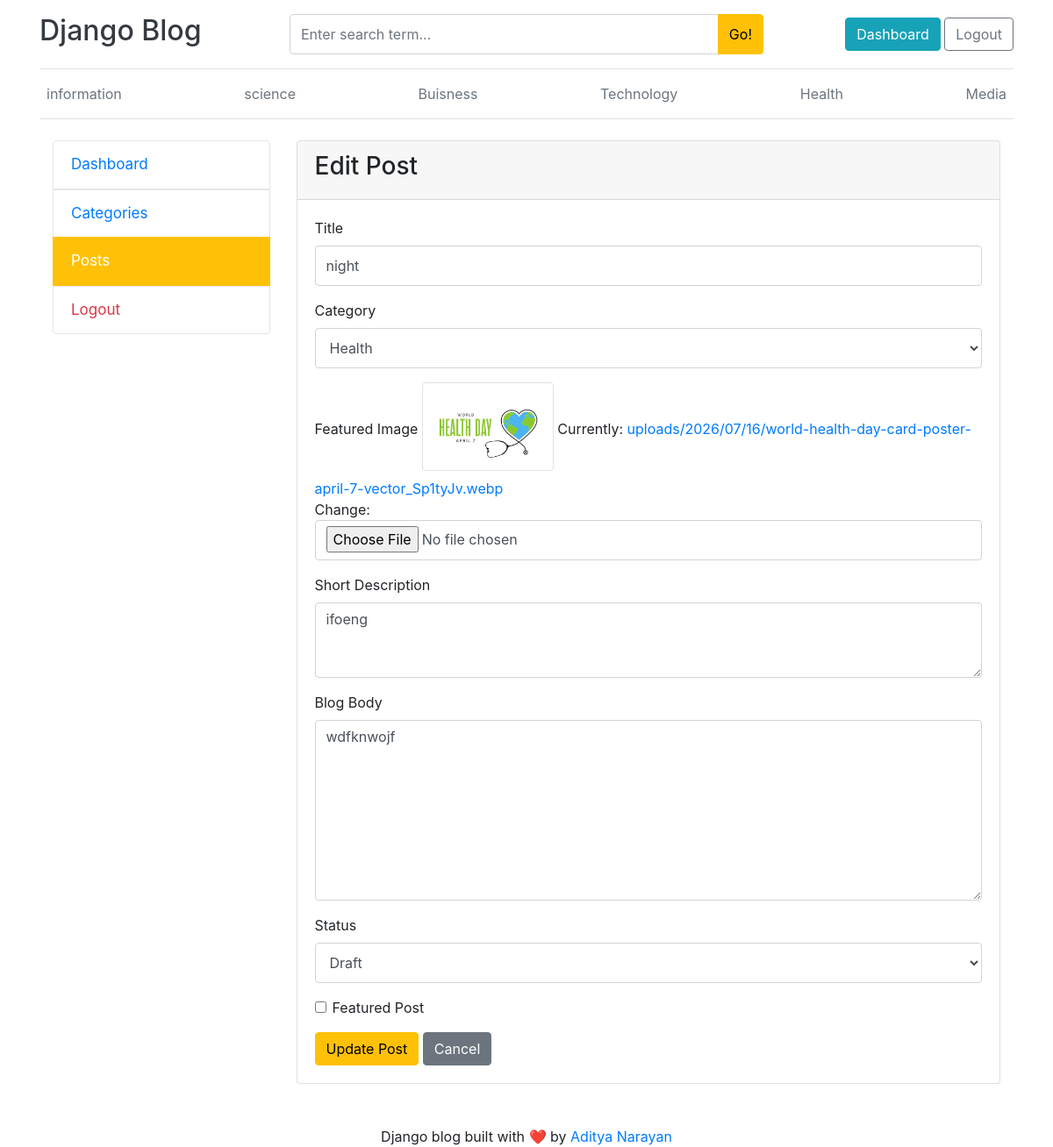
Screenshot of /dashboard/posts/edit/9/ (signed in) with the database file from the repository.
### blogs/models.py (models this page shows, shortened)
class Category(models.Model):
    category_name = models.CharField(max_length=50, unique=True)
    created_at = models.DateTimeField(auto_now_add=True)
    updated_at = models.DateTimeField(auto_now=True)
    class Meta:
        verbose_name_plural = "Categories"
    def __str__(self):
        return self.category_name

class Blog(models.Model):
    title = models.CharField(max_length=100)
    slug = models.SlugField(max_length=100, unique=True, blank=True)
    category = models.ForeignKey(Category, on_delete=models.CASCADE)
    author = models.ForeignKey(User, on_delete=models.CASCADE)
    featured_image = models.ImageField(upload_to='uploads/%Y/%m/%d/')
    short_description = models.TextField(max_length=500)
    blog_body = models.TextField(max_length=2000)
    status = models.CharField(
        max_length=20,
        choices=STATUS_CHOICES,
        default="Draft"
    )
    is_featured = models.BooleanField(default=False)
    created_at = models.DateTimeField(auto_now_add=True)
    updated_at = models.DateTimeField(auto_now=True)

### dashboard/views.py (the view)
# urls.py: path('posts/edit/<int:pk>/', views.edit_post, name='edit_post'),
@login_required(login_url='login')
@manager_required
def edit_post(request, pk):
    post = get_object_or_404(Blog, pk=pk)
    if request.method == "POST":
        form = BlogForm(
            request.POST,
            request.FILES,
            instance=post
        )
        if form.is_valid():
            blog = form.save(commit=False)
            blog.author = request.user
            blog.save()
            messages.success(request, "Post updated successfully.")
            return redirect("posts")
    else:
        form = BlogForm(instance=post)
    return render(request, "edit_post.html", {
        "form": form,
        "post": post
    })

### dashboard/forms.py
class BlogForm(forms.ModelForm):
    class Meta:
        model = Blog
        fields = [
            'title',
            'category',
            'featured_image',
            'short_description',
            'blog_body',
            'status',
            'is_featured',
        ]
        widgets = {
            'title': forms.TextInput(attrs={
                'class': 'form-control'
            }),
            'category': forms.Select(attrs={
                'class': 'form-control'
            }),
            'featured_image': forms.ClearableFileInput(attrs={
                'class': 'form-control'
            }),
            'short_description': forms.Textarea(attrs={
                'class': 'form-control',
                'rows': 3
            }),
            'blog_body': forms.Textarea(attrs={
                'class': 'form-control',
                'rows': 8
            }),
            'status': forms.Select(attrs={
                'class': 'form-control'
            }),
            'is_featured': forms.CheckboxInput(attrs={
                'class': 'form-check-input'
            }),
        }

### blogs/context_processors.py (called while the page is built)
def get_categories(request):
    categories = Category.objects.all()
    return {
        'categories': categories,
    }

def get_Social_links(request):
    social_links=SocialLink.objects.all()
    return dict(social_links=social_links)

### dashboard/views.py (called while the page is built)
def manager_required(view_func):
    @wraps(view_func)
    def wrapper(request, *args, **kwargs):
        if request.user.is_superuser:
            return view_func(request, *args, **kwargs)
        if request.user.groups.filter(name="Manager").exists():
            return view_func(request, *args, **kwargs)
        return HttpResponseForbidden(
            "You are not authorized to access this page."
        )
    return wrapper

### blog_main/templates/edit_post.html (shortened to what this page needs)
{% extends 'base.html' %}
{% block content %}
<div class="container mt-4">
    <div class="row">
        <div class="col-md-3 dashboard-sidebar">
            <div class="list-group">
                <a href="{% url 'dashboard' %}" class="list-group-item">
                    Dashboard
                </a>
                <a href="{% url 'categories' %}" class="list-group-item">
                    Categories
                </a>
                <a href="{% url 'posts' %}" class="list-group-item active">
                    Posts
                </a>
                <a href="{% url 'logout' %}" class="list-group-item text-danger">
                    Logout
                </a>
            </div>
        </div>
        <div class="col-md-9">
            <div class="card">
                <div class="card-header">
                    <h3>Edit Post</h3>
                </div>
                <div class="card-body">
                    <form method="POST" enctype="multipart/form-data">
                        <div class="form-group">
                            <label>Title</label>
                            {{ form.title }}
                        </div>
                        <div class="form-group">
                            <label>Category</label>
                            {{ form.category }}
                        </div>
                        <div class="form-group">
                            <label>Featured Image</label>
                            {% if post.featured_image %}
                                <img src="{{ post.featured_image.url }}"
                                     class="img-thumbnail mb-2"
                                     width="150">
                            {% endif %}
                            {{ form.featured_image }}
                        </div>
                        <div class="form-group">
                            <label>Short Description</label>
                            {{ form.short_description }}
                        </div>
                        <div class="form-group">
                            <label>Blog Body</label>
                            {{ form.blog_body }}
                        </div>
                        <div class="form-group">
                            <label>Status</label>
                            {{ form.status }}
                        </div>
                        <div class="form-check mb-3">
                            {{ form.is_featured }}
                            <label class="form-check-label">
                                Featured Post
                            </label>
                        </div>
                        <button class="btn btn-warning">
                            Update Post
                        </button>
                        <a href="{% url 'posts' %}" class="btn btn-secondary">
                            Cancel
                        </a>
                    </form>
                </div>
            </div>
        </div>
    </div>
</div>
{% endblock %}

### blog_main/templates/base.html (shortened to what this page needs)
{% load static %}
<!DOCTYPE html>
<html lang="en">
<head>
    <link rel="stylesheet"
          href="https://cdn.jsdelivr.net/npm/bootstrap@4.6.2/dist/css/bootstrap.min.css">
    <link rel="stylesheet"
          href="https://cdnjs.cloudflare.com/ajax/libs/font-awesome/6.5.2/css/all.min.css">
    <link rel="stylesheet" href="{% static 'css/blog.css' %}">
</head>
<body>
<div class="container">
    <header class="blog-header py-3 border-bottom">
        <div class="row align-items-center">
            <div class="col-md-3">
                <a href="{% url 'home' %}"
                   class="blog-header-logo text-dark"
                   style="text-decoration:none;">
                    <h2>Django Blog</h2>
                </a>
            </div>
            <div class="col-md-6">
                <form action="{% url 'search' %}" method="GET">
                    <div class="input-group">
                        <input
                            type="text"
                            name="keyword"
                            class="form-control"
                            placeholder="Enter search term...">
                        <div class="input-group-append">
                            <button class="btn btn-warning" type="submit">
                                Go!
                            </button>
                        </div>
                    </div>
                </form>
            </div>
            <div class="col-md-3 text-right">
                {% if user.is_authenticated %}
                    <a href="{% url 'dashboard' %}"
                       class="btn btn-info">
                        Dashboard
                    </a>
                    <a href="{% url 'logout' %}"
                       class="btn btn-outline-secondary">
                        Logout
                    </a>
                {% endif %}
            </div>
        </div>
    </header>
    <div class="nav-scroller py-2 mb-4 border-bottom">
        <nav class="nav d-flex justify-content-between">
            {% for cat in categories %}
                <a class="p-2 text-muted"
                   href="{% url 'post_by_category' cat.id %}">
                    {{ cat.category_name }}
                </a>
            {% endfor %}
        </nav>
    </div>
    {% block content %}
    {% endblock %}
</div>
<footer class="blog-footer mt-5">
    <div class="container text-center">
        <p class="mb-0">
            Django blog built with ❤️ by
            <a href="#">Aditya Narayan</a>
        </p>
    </div>
</footer>
</body>
</html>

### static/css/blog.css (style rules this page uses)
.dashboard-sidebar .list-group { border-radius:4px; overflow:hidden; }
.dashboard-sidebar .list-group-item { padding:14px 20px; font-size:17px; border:1px solid #e5e5e5; }
.dashboard-sidebar .list-group-item.active { background:#ffc107 !important; border-color:#ffc107 !important; color:#fff !important; }
.btn-warning { color:#000; }
.form-control { height:46px; }

### rows the page displays
Category: category_name "information"
Category: category_name "science"
Category: category_name "Buisness"
Category: category_name "Technology"
Category: category_name "Health"
Category: category_name "Media"
Blog: title "night", category "Health", featured_image (picture), short_description "ifoeng", blog_body "wdfknwojf", status "Draft"
